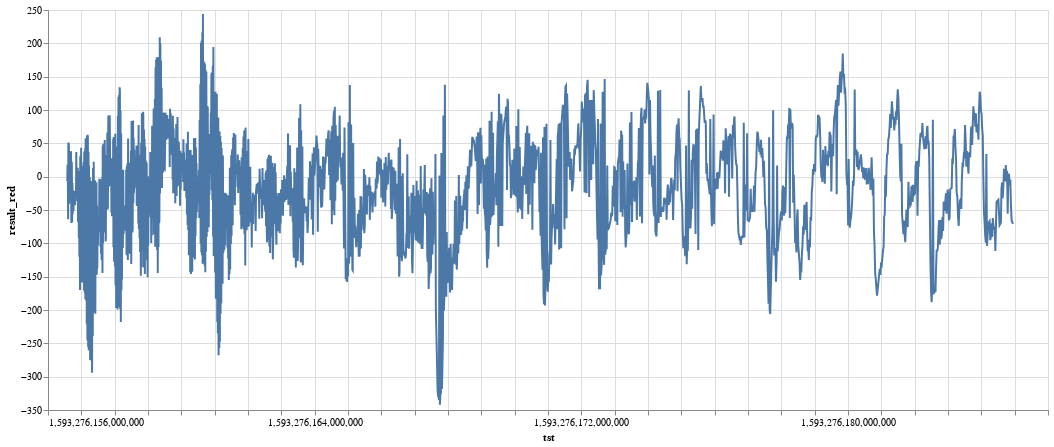

Notebook code for this chart:
### Code cell
data = raw_data_hr[2000:4000]
alt.Chart(data).mark_line().encode(
    x='tst',
    y='result_red',
).properties(
    width=1000,
    height=400
)

### Figure 1 — Vega-Lite specification as saved in the notebook (floating-point values rounded to 4 significant figures; data arrays with more than 128 entries replaced by an {"elided": "..."} marker saying what was removed)
{"config": {"view": {"continuousWidth": 400, "continuousHeight": 300}}, "data": {"name": "data-f5e14941ca130dd4fe2962bceea7c364"}, "mark": "line", "encoding": {"x": {"type": "quantitative", "field": "tst"}, "y": {"type": "quantitative", "field": "result_red"}}, "height": 400, "width": 1000, "$schema": "https://vega.github.io/schema/vega-lite/v4.8.1.json", "datasets": {"data-f5e14941ca130dd4fe2962bceea7c364": {"elided": "2000 records"}}}
